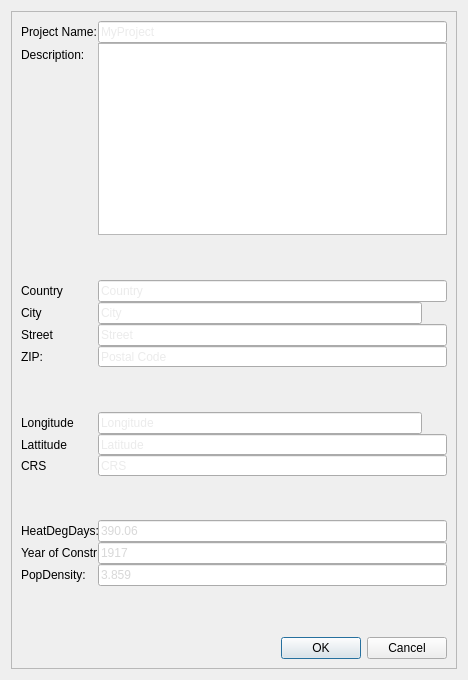
<?xml version="1.0" encoding="UTF-8"?>
<ui version="4.0">
 <class>project_settings_form</class>
 <widget class="QDialog" name="project_settings_form">
  <property name="geometry">
   <rect>
    <x>0</x>
    <y>0</y>
    <width>468</width>
    <height>680</height>
   </rect>
  </property>
  <property name="windowTitle">
   <string>Dialog</string>
  </property>
  <property name="styleSheet">
   <string notr="true">#form QLineEdit {
	color: rgb(151, 151, 151,95);
}

#form QLineEdit:focus {
	color: rgb(0,0,0);
}</string>
  </property>
  <layout class="QVBoxLayout" name="verticalLayout">
   <item>
    <widget class="QFrame" name="form">
     <property name="focusPolicy">
      <enum>Qt::NoFocus</enum>
     </property>
     <property name="styleSheet">
      <string notr="true"/>
     </property>
     <property name="frameShape">
      <enum>QFrame::StyledPanel</enum>
     </property>
     <property name="frameShadow">
      <enum>QFrame::Raised</enum>
     </property>
     <layout class="QGridLayout" name="gridLayout">
      <property name="horizontalSpacing">
       <number>15</number>
      </property>
      <property name="verticalSpacing">
       <number>6</number>
      </property>
      <item row="13" column="0">
       <widget class="QDialogButtonBox" name="buttonBox">
        <property name="orientation">
         <enum>Qt::Horizontal</enum>
        </property>
        <property name="standardButtons">
         <set>QDialogButtonBox::Cancel|QDialogButtonBox::Ok</set>
        </property>
       </widget>
      </item>
      <item row="0" column="0">
       <layout class="QFormLayout" name="formLayout">
        <property name="sizeConstraint">
         <enum>QLayout::SetFixedSize</enum>
        </property>
        <property name="fieldGrowthPolicy">
         <enum>QFormLayout::ExpandingFieldsGrow</enum>
        </property>
        <item row="0" column="0">
         <widget class="QLabel" name="project_name_label">
          <property name="toolTip">
           <string>Name of the project</string>
          </property>
          <property name="text">
           <string>Project Name:</string>
          </property>
         </widget>
        </item>
        <item row="0" column="1">
         <widget class="QLineEdit" name="project_name">
          <property name="focusPolicy">
           <enum>Qt::StrongFocus</enum>
          </property>
          <property name="toolTip">
           <string>Name of the project</string>
          </property>
          <property name="text">
           <string/>
          </property>
          <property name="placeholderText">
           <string>MyProject</string>
          </property>
         </widget>
        </item>
        <item row="1" column="0">
         <widget class="QLabel" name="description_label">
          <property name="toolTip">
           <string>Short description of the project</string>
          </property>
          <property name="text">
           <string>Description:</string>
          </property>
         </widget>
        </item>
        <item row="1" column="1">
         <widget class="QPlainTextEdit" name="description">
          <property name="focusPolicy">
           <enum>Qt::ClickFocus</enum>
          </property>
         </widget>
        </item>
        <item row="2" column="1">
         <spacer name="verticalSpacer">
          <property name="orientation">
           <enum>Qt::Vertical</enum>
          </property>
          <property name="sizeHint" stdset="0">
           <size>
            <width>20</width>
            <height>40</height>
           </size>
          </property>
         </spacer>
        </item>
        <item row="4" column="0">
         <widget class="QLabel" name="city_label">
          <property name="text">
           <string>City</string>
          </property>
         </widget>
        </item>
        <item row="4" column="1">
         <layout class="QHBoxLayout" name="location_city_layout" stretch="0,0">
          <item>
           <widget class="QLineEdit" name="location_city">
            <property name="minimumSize">
             <size>
              <width>228</width>
              <height>0</height>
             </size>
            </property>
            <property name="text">
             <string/>
            </property>
            <property name="placeholderText">
             <string>City</string>
            </property>
           </widget>
          </item>
          <item>
           <widget class="QPushButton" name="lookup_by_address">
            <property name="minimumSize">
             <size>
              <width>25</width>
              <height>21</height>
             </size>
            </property>
            <property name="maximumSize">
             <size>
              <width>25</width>
              <height>21</height>
             </size>
            </property>
            <property name="focusPolicy">
             <enum>Qt::ClickFocus</enum>
            </property>
            <property name="toolTip">
             <string>Lookup address</string>
            </property>
            <property name="text">
             <string/>
            </property>
            <property name="icon">
             <iconset resource="resources.qrc">
              <normaloff>:/Controls/icons/magnifying_glass.png</normaloff>:/Controls/icons/magnifying_glass.png</iconset>
            </property>
            <property name="flat">
             <bool>true</bool>
            </property>
           </widget>
          </item>
         </layout>
        </item>
        <item row="6" column="0">
         <widget class="QLabel" name="zip_label">
          <property name="text">
           <string>ZIP:</string>
          </property>
         </widget>
        </item>
        <item row="6" column="1">
         <layout class="QHBoxLayout" name="location_postal_layout" stretch="0">
          <item>
           <widget class="QLineEdit" name="location_postal">
            <property name="maximumSize">
             <size>
              <width>800</width>
              <height>21</height>
             </size>
            </property>
            <property name="text">
             <string/>
            </property>
            <property name="placeholderText">
             <string>Postal Code</string>
            </property>
           </widget>
          </item>
         </layout>
        </item>
        <item row="7" column="1">
         <spacer name="verticalSpacer_3">
          <property name="orientation">
           <enum>Qt::Vertical</enum>
          </property>
          <property name="sizeHint" stdset="0">
           <size>
            <width>20</width>
            <height>40</height>
           </size>
          </property>
         </spacer>
        </item>
        <item row="8" column="0">
         <widget class="QLabel" name="longitude_label">
          <property name="text">
           <string>Longitude</string>
          </property>
         </widget>
        </item>
        <item row="8" column="1">
         <layout class="QHBoxLayout" name="location_lon_layout" stretch="0,0">
          <item>
           <widget class="QLineEdit" name="location_lon">
            <property name="focusPolicy">
             <enum>Qt::StrongFocus</enum>
            </property>
            <property name="text">
             <string/>
            </property>
            <property name="placeholderText">
             <string notr="true">Longitude</string>
            </property>
           </widget>
          </item>
          <item>
           <widget class="QPushButton" name="lookup_by_coords">
            <property name="minimumSize">
             <size>
              <width>25</width>
              <height>21</height>
             </size>
            </property>
            <property name="maximumSize">
             <size>
              <width>25</width>
              <height>21</height>
             </size>
            </property>
            <property name="focusPolicy">
             <enum>Qt::ClickFocus</enum>
            </property>
            <property name="toolTip">
             <string>Lookup coordinates</string>
            </property>
            <property name="text">
             <string/>
            </property>
            <property name="icon">
             <iconset resource="resources.qrc">
              <normaloff>:/Controls/icons/magnifying_glass.png</normaloff>:/Controls/icons/magnifying_glass.png</iconset>
            </property>
            <property name="flat">
             <bool>true</bool>
            </property>
           </widget>
          </item>
         </layout>
        </item>
        <item row="9" column="0">
         <widget class="QLabel" name="lattitude_label">
          <property name="text">
           <string>Lattitude</string>
          </property>
         </widget>
        </item>
        <item row="9" column="1">
         <widget class="QLineEdit" name="location_lat">
          <property name="minimumSize">
           <size>
            <width>323</width>
            <height>21</height>
           </size>
          </property>
          <property name="maximumSize">
           <size>
            <width>800</width>
            <height>21</height>
           </size>
          </property>
          <property name="focusPolicy">
           <enum>Qt::StrongFocus</enum>
          </property>
          <property name="text">
           <string/>
          </property>
          <property name="placeholderText">
           <string>Latitude</string>
          </property>
         </widget>
        </item>
        <item row="10" column="0">
         <widget class="QLabel" name="crs_label">
          <property name="text">
           <string>CRS</string>
          </property>
         </widget>
        </item>
        <item row="10" column="1">
         <widget class="QLineEdit" name="location_crs">
          <property name="maximumSize">
           <size>
            <width>800</width>
            <height>21</height>
           </size>
          </property>
          <property name="focusPolicy">
           <enum>Qt::StrongFocus</enum>
          </property>
          <property name="text">
           <string/>
          </property>
          <property name="placeholderText">
           <string>CRS</string>
          </property>
         </widget>
        </item>
        <item row="11" column="1">
         <spacer name="verticalSpacer_4">
          <property name="orientation">
           <enum>Qt::Vertical</enum>
          </property>
          <property name="sizeHint" stdset="0">
           <size>
            <width>20</width>
            <height>40</height>
           </size>
          </property>
         </spacer>
        </item>
        <item row="12" column="0">
         <widget class="QLabel" name="heating_degree_days_label">
          <property name="toolTip">
           <string/>
          </property>
          <property name="text">
           <string>HeatDegDays:</string>
          </property>
         </widget>
        </item>
        <item row="12" column="1">
         <widget class="QLineEdit" name="heating_degree_days">
          <property name="maximumSize">
           <size>
            <width>800</width>
            <height>16777215</height>
           </size>
          </property>
          <property name="text">
           <string>390.06</string>
          </property>
         </widget>
        </item>
        <item row="13" column="0">
         <widget class="QLabel" name="average_build_year_label">
          <property name="toolTip">
           <string>Average year of construction on the building stock</string>
          </property>
          <property name="text">
           <string>Year of Constr</string>
          </property>
         </widget>
        </item>
        <item row="13" column="1">
         <widget class="QLineEdit" name="average_build_year">
          <property name="maximumSize">
           <size>
            <width>800</width>
            <height>16777215</height>
           </size>
          </property>
          <property name="text">
           <string>1917</string>
          </property>
         </widget>
        </item>
        <item row="14" column="0">
         <widget class="QLabel" name="population_density_label">
          <property name="toolTip">
           <string>Population density of the investigation area (inhabitants per square kilometre)</string>
          </property>
          <property name="text">
           <string>PopDensity:</string>
          </property>
         </widget>
        </item>
        <item row="14" column="1">
         <widget class="QLineEdit" name="population_density">
          <property name="maximumSize">
           <size>
            <width>800</width>
            <height>16777215</height>
           </size>
          </property>
          <property name="text">
           <string>3.859</string>
          </property>
         </widget>
        </item>
        <item row="15" column="0">
         <spacer name="verticalSpacer_9">
          <property name="orientation">
           <enum>Qt::Vertical</enum>
          </property>
          <property name="sizeHint" stdset="0">
           <size>
            <width>20</width>
            <height>40</height>
           </size>
          </property>
         </spacer>
        </item>
        <item row="5" column="0">
         <widget class="QLabel" name="street_label">
          <property name="text">
           <string>Street</string>
          </property>
         </widget>
        </item>
        <item row="5" column="1">
         <layout class="QHBoxLayout" name="location_street_layout" stretch="0">
          <item>
           <widget class="QLineEdit" name="location_street">
            <property name="minimumSize">
             <size>
              <width>228</width>
              <height>0</height>
             </size>
            </property>
            <property name="text">
             <string/>
            </property>
            <property name="placeholderText">
             <string>Street</string>
            </property>
           </widget>
          </item>
         </layout>
        </item>
        <item row="3" column="0">
         <widget class="QLabel" name="country_label">
          <property name="text">
           <string>Country</string>
          </property>
         </widget>
        </item>
        <item row="3" column="1">
         <layout class="QHBoxLayout" name="location_country_layout" stretch="0">
          <item>
           <widget class="QLineEdit" name="location_country">
            <property name="minimumSize">
             <size>
              <width>228</width>
              <height>0</height>
             </size>
            </property>
            <property name="focusPolicy">
             <enum>Qt::ClickFocus</enum>
            </property>
            <property name="text">
             <string/>
            </property>
            <property name="placeholderText">
             <string>Country</string>
            </property>
           </widget>
          </item>
         </layout>
        </item>
       </layout>
      </item>
     </layout>
    </widget>
   </item>
  </layout>
 </widget>
 <tabstops>
  <tabstop>project_name</tabstop>
  <tabstop>location_city</tabstop>
  <tabstop>location_street</tabstop>
  <tabstop>location_postal</tabstop>
  <tabstop>location_lon</tabstop>
  <tabstop>location_lat</tabstop>
  <tabstop>location_crs</tabstop>
  <tabstop>heating_degree_days</tabstop>
  <tabstop>average_build_year</tabstop>
  <tabstop>population_density</tabstop>
  <tabstop>buttonBox</tabstop>
  <tabstop>description</tabstop>
  <tabstop>location_country</tabstop>
 </tabstops>
 <resources>
  <include location="resources.qrc"/>
 </resources>
 <connections>
  <connection>
   <sender>buttonBox</sender>
   <signal>accepted()</signal>
   <receiver>project_settings_form</receiver>
   <slot>accept()</slot>
   <hints>
    <hint type="sourcelabel">
     <x>267</x>
     <y>639</y>
    </hint>
    <hint type="destinationlabel">
     <x>157</x>
     <y>274</y>
    </hint>
   </hints>
  </connection>
  <connection>
   <sender>buttonBox</sender>
   <signal>rejected()</signal>
   <receiver>project_settings_form</receiver>
   <slot>reject()</slot>
   <hints>
    <hint type="sourcelabel">
     <x>335</x>
     <y>639</y>
    </hint>
    <hint type="destinationlabel">
     <x>286</x>
     <y>274</y>
    </hint>
   </hints>
  </connection>
  <connection>
   <sender>location_postal</sender>
   <signal>editingFinished()</signal>
   <receiver>lookup_by_address</receiver>
   <slot>click()</slot>
   <hints>
    <hint type="sourcelabel">
     <x>280</x>
     <y>363</y>
    </hint>
    <hint type="destinationlabel">
     <x>428</x>
     <y>297</y>
    </hint>
   </hints>
  </connection>
 </connections>
</ui>
